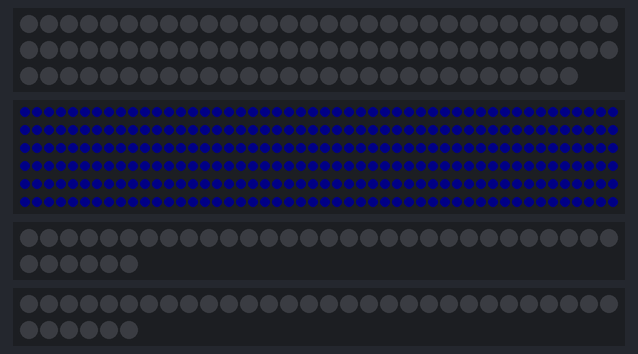
Simulated run of this sketch. Board: Arduino Uno, built with avr-gcc and run on an emulated ATmega328P. Parts: 88 RGB LEDs in strip order, left to right, continuing on the next row, 300 RGB LEDs in strip order, left to right, continuing on the next row, 2 × 36 RGB LEDs in strip order, left to right, continuing on the next row. Dim RGB values are drawn brighter than linear.

Above: at 0.1 s.
At 1.1 s:
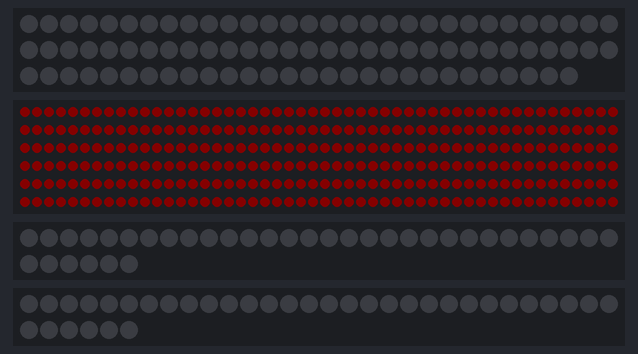
At 18.86 s:
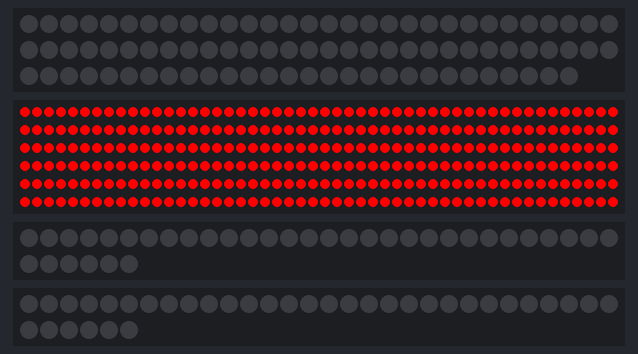
At 22.85 s:
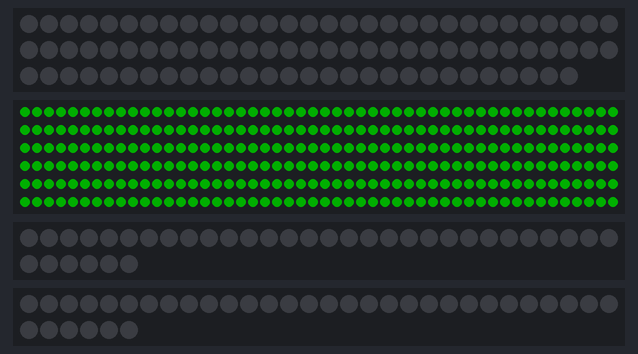
At 36.63 s:
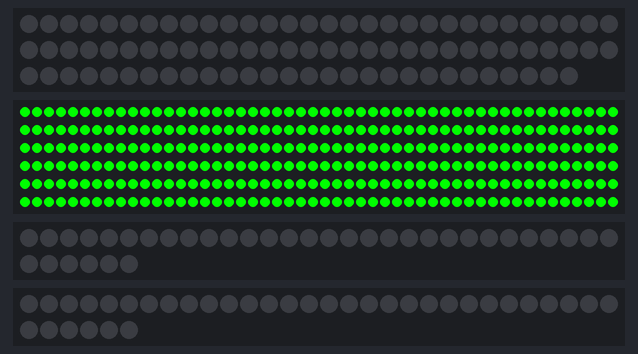

The sketch:

STM32_WS2812_test.ino
```cpp
// (licence header left out)
#include <FastLED.h>

#define LED_ID 1 // LED strip ID to test

const uint16_t NUM_LEDS[] = {88, 300, 36, 36};

#define COLOR_ORDER GRB
#define LED_TYPE WS2812

#define NUM_STRIPS 4

CRGB *strips[NUM_STRIPS];

#define LED_PIN_0 PB0
#define LED_PIN_1 PB1
#define LED_PIN_2 PB2
#define LED_PIN_3 PB3

void setup()
{
    for (uint8_t i = 0; i < NUM_STRIPS; ++i)
        strips[i] = new CRGB[NUM_LEDS[i]];

    FastLED.addLeds<LED_TYPE, LED_PIN_0, COLOR_ORDER>(strips[0], NUM_LEDS[0]);
    FastLED.addLeds<LED_TYPE, LED_PIN_1, COLOR_ORDER>(strips[1], NUM_LEDS[1]);
    FastLED.addLeds<LED_TYPE, LED_PIN_2, COLOR_ORDER>(strips[2], NUM_LEDS[2]);
    FastLED.addLeds<LED_TYPE, LED_PIN_3, COLOR_ORDER>(strips[3], NUM_LEDS[3]);
}

void loop()
{
    for (int i = 0; i < NUM_LEDS[LED_ID]; ++i)
    {
        strips[LED_ID][i] = CRGB(0, 0, 8);
    }
    FastLED.show();
    delay(500);
    for (int i = 0; i < NUM_LEDS[LED_ID]; ++i)
    {
        strips[LED_ID][i] = CRGB(0, 8, 0);
    }
    FastLED.show();
    delay(500);
    for (int i = 0; i < NUM_LEDS[LED_ID]; ++i)
    {
        strips[LED_ID][i] = CRGB(8, 0, 0);
    }
    FastLED.show();
    delay(500);

    for (int i = 0; i < 255; ++i)
    {
        for (int j = 0; j < NUM_LEDS[LED_ID]; ++j)
        {
            strips[LED_ID][j] = CRGB(i, 0, 0);
        }
        FastLED.show();
        delay(50);
    }

    for (int i = 0; i < 255; ++i)
    {
        for (int j = 0; j < NUM_LEDS[LED_ID]; ++j)
        {
            strips[LED_ID][j] = CRGB(0, i, 0);
        }
        FastLED.show();
        delay(50);
    }

    for (int i = 0; i < 255; ++i)
    {
        for (int j = 0; j < NUM_LEDS[LED_ID]; ++j)
        {
            strips[LED_ID][j] = CRGB(0, 0, i);
        }
        FastLED.show();
        delay(50);
    }

    for (int j = 0; j < NUM_LEDS[LED_ID]; ++j)
    {
        for (int j = 0; j < NUM_LEDS[LED_ID]; ++j)
        {
            strips[LED_ID][j] = CRGB(255, 255, 255);
        }
        FastLED.show();
        delay(50);
    }

    delay(5000);
}
```

Measured:
- what the display in image 1 shows lasts 0.5 s, from 1.1 s to 1.6 s
